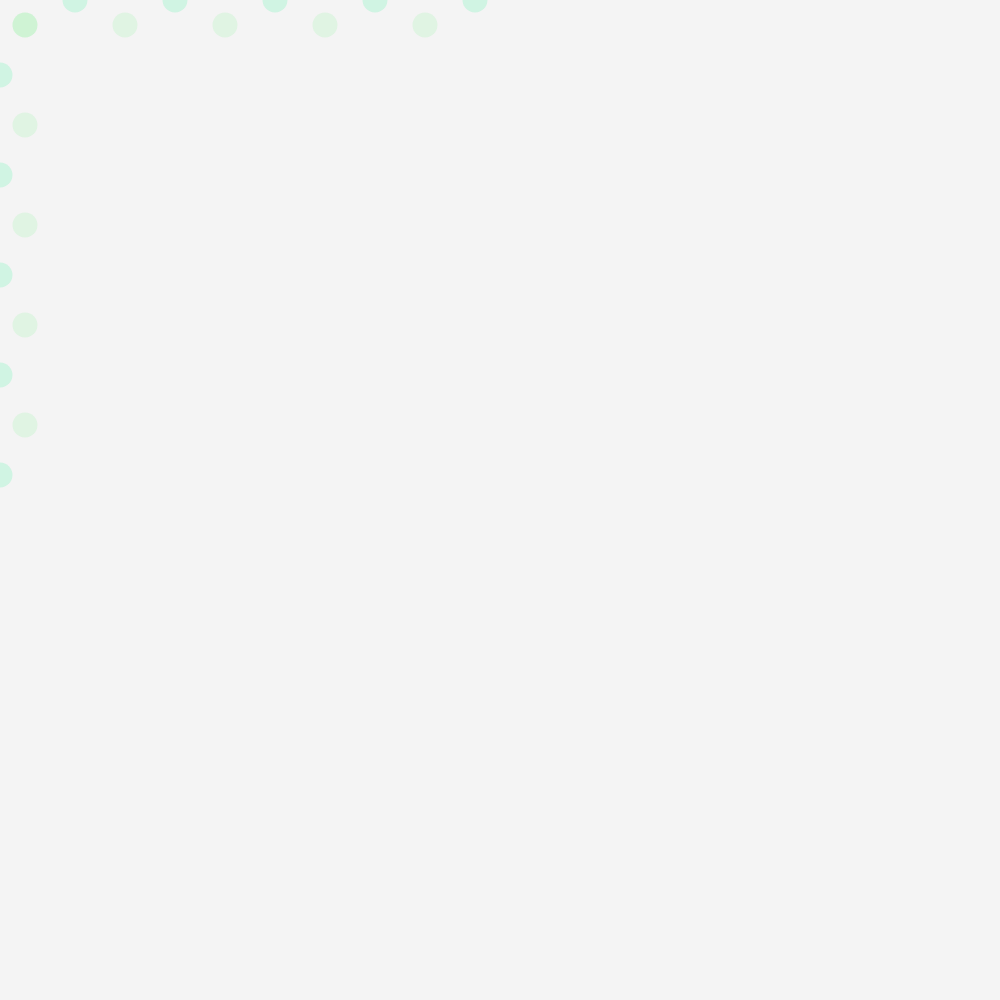
Frame 1 (no input)
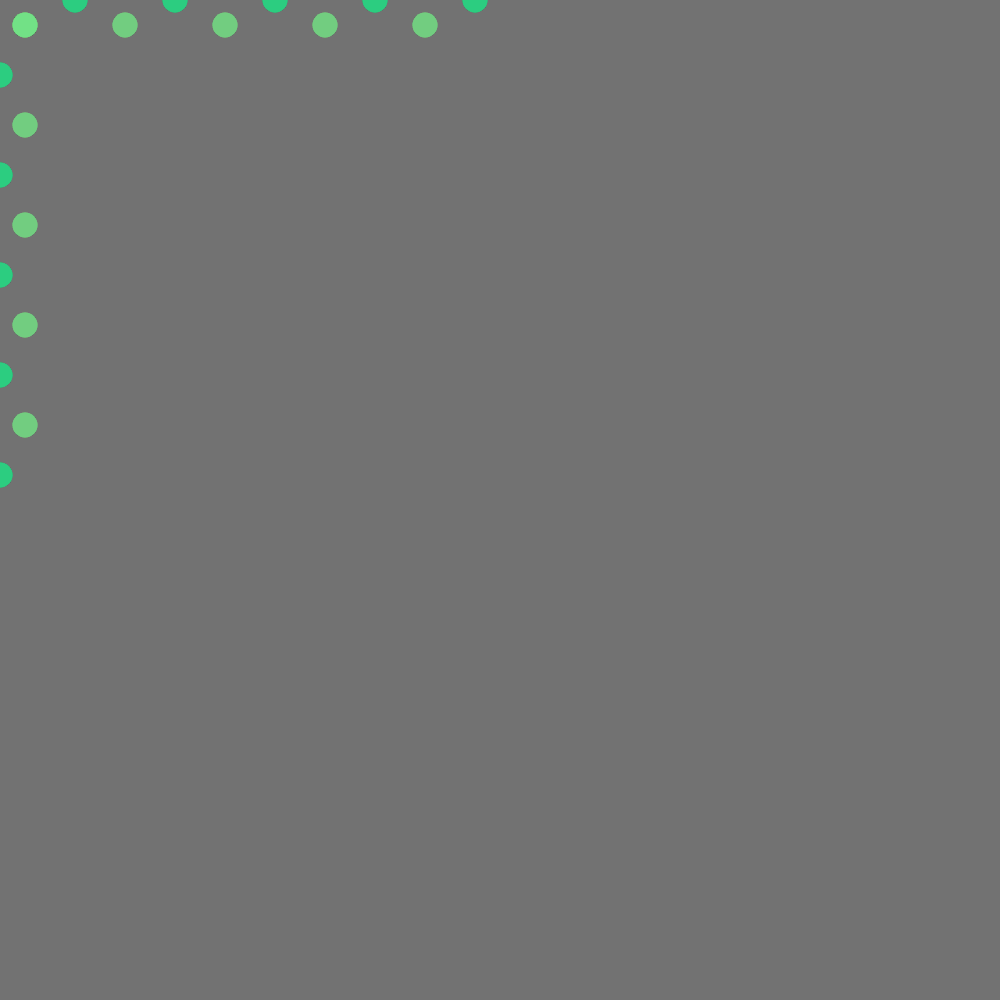
Frame 60 (no input)
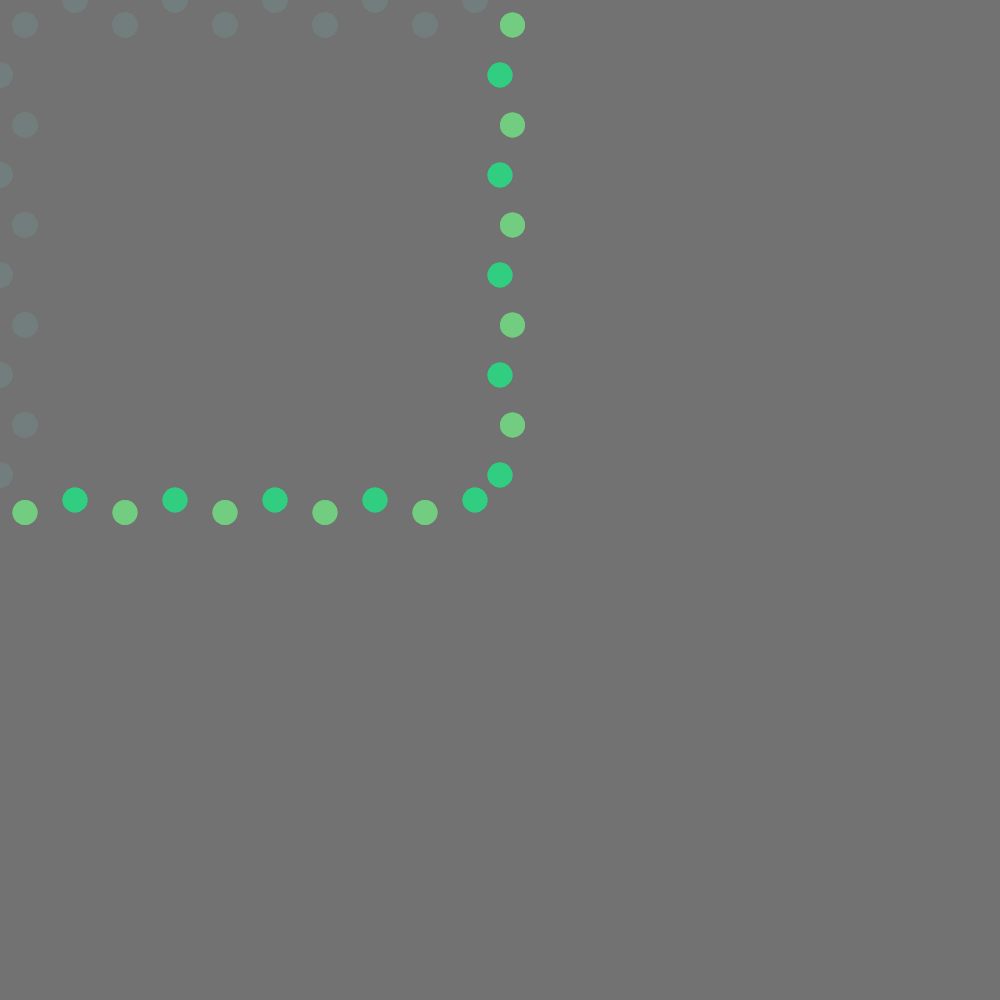
Frame 120 (the mouse pressed at the canvas centre since frame 60)

The p5.js sketch that drew these frames (run headless with seeded random() and noise() and a simulated clock; from frame 60 on, the mouse is pressed at the canvas centre):

// p5.js sketch
// ── sketch.js
function setup() {
    createCanvas(1000, 1000);
    noStroke();
}

function draw() {
    background(120, 20);
    let x1 = map(mouseX, 0, width, 25, 1000);
    fill(112, 241, 131, 40);
    ellipse(x1, 25, 25, 25);
    ellipse(25, x1, 25, 25);

    ellipse(x1, 125, 25, 25);
    ellipse(125, x1, 25, 25);

    ellipse(x1, 225, 25, 25);
    ellipse(225, x1, 25, 25);

    ellipse(x1, 325, 25, 25);
    ellipse(325, x1, 25, 25);

    ellipse(x1, 425, 25, 25);
    ellipse(425, x1, 25, 25);

    let x2 = map(mouseY, 0, width, 0, 1000, true);

    fill(12, 241, 131, 40);
    ellipse(x2, 75, 25, 25);
    ellipse(75, x2, 25, 25);

    ellipse(x2, 175, 25, 25);
    ellipse(175, x2, 25, 25);

    ellipse(x2, 275, 25, 25);
    ellipse(275, x2, 25, 25);

    ellipse(x2, 375, 25, 25);
    ellipse(375, x2, 25, 25);

    ellipse(x2, 475, 25, 25);
    ellipse(475, x2, 25, 25);


    describe(`Two 25×25 white ellipses move with mouse x.
      Bottom has more range from X`);
}
